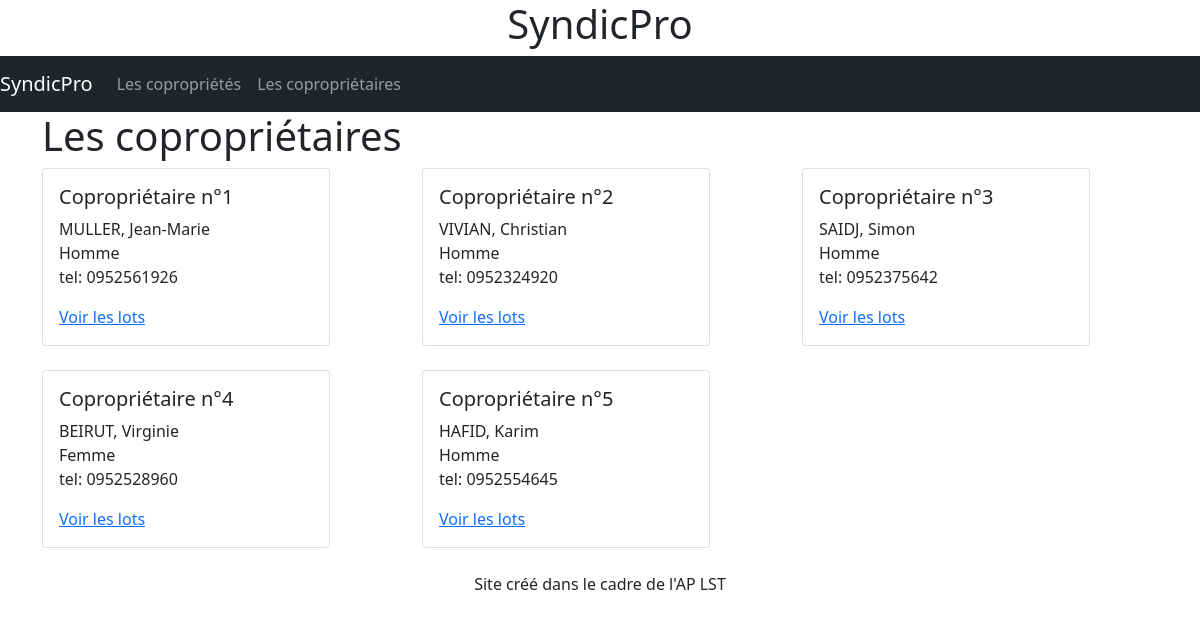
The page /SyndicPro/Coproprietaires.php on the database its author committed.
### tables this page shows
CREATE TABLE Coproprietaire(
   idCoproprietaire INT auto_increment,
   civilite BOOLEAN NOT NULL,
   nom VARCHAR(20) NOT NULL,
   prenom VARCHAR(20) NOT NULL,
   rue VARCHAR(50) NOT NULL,
   cp CHAR(5),
   ville VARCHAR(20) NOT NULL,
   tel CHAR(10),
   login VARCHAR(20) NOT NULL,
   passwd VARCHAR(100) NOT NULL,
   PRIMARY KEY(idCoproprietaire)
);

### SyndicPro/include/biblioAccesBDD.php (called while the page is built, shortened)
<?php
function getLesCoproprietaires($bdd)
{
	$req = "SELECT * FROM coproprietaire";
	$res = $bdd->query($req);
	$lesCoProPrietaires = $res->fetchAll();
	return $lesCoProPrietaires;
}

### SyndicPro/Coproprietaires.php (the view, shortened to what this page needs)
<!DOCTYPE html>
<html lang="fr">
<head>
  <?php
  include('include/head.php');
  ?>
</head>
<body>
  <?php
  include('include/header.php');
  include('include/nav.php');
  $lesCoProPrietaires = getLesCoproprietaires($bdd);
  ?>
  <div class="jumbotron">
    <div class="container">
      <section>
        <h1>Les copropriétaires</h1>
        <div class="row">
          <?php
			foreach ($lesCoProPrietaires as $unCoProPrietaire) {
            $idCopro = $unCoProPrietaire['idCoproprietaire'];
            $civilite = $unCoProPrietaire['civilite'];
			if ($civilite == 1)
				$civilite = "Homme";
			else
				$civilite = "Femme";
			$nom = $unCoProPrietaire['nom'];
			$prenom = $unCoProPrietaire['prenom'];
			$tel = $unCoProPrietaire['tel'];
          ?>
            <article class="col-md-4">
              <div class="card" style="width: 18rem;">
                <div class="card-body">
                  <h5 class="card-title"><?php echo "Copropriétaire n°" . $idCopro ?></h5>
                  <p class="card-text"><?php echo $nom . ", " . $prenom . "<br>" . $civilite . "<br> tel: " . $tel ?></p>
				  <a method="GET" href="Lots2.php?$id=<?php echo $idCopro ?>" class="card-link">Voir les lots</a>
                </div>
              </div>
              <br>
            </article>
			<?php } ?>
        </div>
      </section>
    </div>
  </div>
  <?php include('include/footer.php'); ?>
</body>
</html>

### SyndicPro/include/head.php (shortened to what this page needs)
<link href="https://cdn.jsdelivr.net/npm/bootstrap@5.1.3/dist/css/bootstrap.min.css" rel="stylesheet">

### SyndicPro/include/header.php (shortened to what this page needs)
<?php
include("biblioAccesBDD.php");
?>
<header class="jumbotron text-center" style="margin-bottom:0">
  <h1>SyndicPro</h1>
</header>

### SyndicPro/include/nav.php (shortened to what this page needs)
<nav class="navbar navbar-expand-sm bg-dark navbar-dark">
  <a class="navbar-brand" href="index.php">SyndicPro</a>
  <div class="collapse navbar-collapse" id="collapsibleNavbar">
    <ul class="navbar-nav">
      <li class="nav-item">
        <a class="nav-link" href="index.php">Les copropriétés</a>
      </li>
	  <li class="nav-item">
        <a class="nav-link" href="Coproprietaires.php">Les copropriétaires</a>
      </li>
    </ul>
  </div>
</nav>

### SyndicPro/include/footer.php
<footer class="jumbotron jumbotron-fluid text-center">
  <div class="container">
    <p>Site créé dans le cadre de l'AP LST</p>
  </div>
</footer>

### rows shown on the page
coproprietaire: idCoproprietaire "1", nom "MULLER", prenom "Jean-Marie", civilite "Homme", tel "0952561926"
coproprietaire: idCoproprietaire "2", nom "VIVIAN", prenom "Christian", civilite "Homme", tel "0952324920"
coproprietaire: idCoproprietaire "3", nom "SAIDJ", prenom "Simon", civilite "Homme", tel "0952375642"
coproprietaire: idCoproprietaire "4", nom "BEIRUT", prenom "Virginie", civilite "Femme", tel "0952528960"
coproprietaire: idCoproprietaire "5", nom "HAFID", prenom "Karim", civilite "Homme", tel "0952554645"
